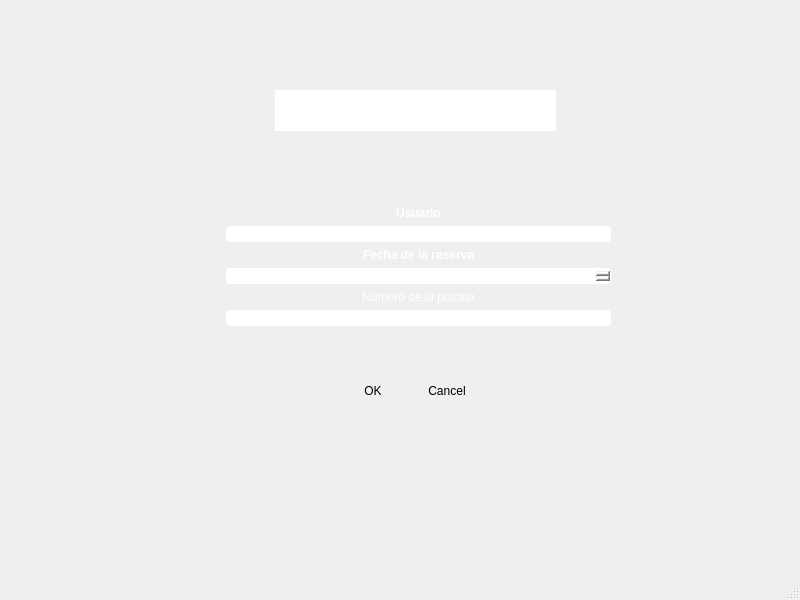
<?xml version="1.0" encoding="UTF-8"?>
<ui version="4.0">
 <class>MainWindow</class>
 <widget class="QMainWindow" name="MainWindow">
  <property name="geometry">
   <rect>
    <x>0</x>
    <y>0</y>
    <width>800</width>
    <height>600</height>
   </rect>
  </property>
  <property name="windowTitle">
   <string>MainWindow</string>
  </property>
  <property name="styleSheet">
   <string notr="true">background-color: &quot;#60ACE9&quot;;
</string>
  </property>
  <widget class="QWidget" name="centralwidget">
   <widget class="QTextBrowser" name="textBrowser">
    <property name="geometry">
     <rect>
      <x>275</x>
      <y>90</y>
      <width>281</width>
      <height>41</height>
     </rect>
    </property>
    <property name="styleSheet">
     <string notr="true">color: white; 
font: 75 10pt &quot;Candara&quot;;
border-radius: 5px; 
border: 1px solid &quot;#E0E0E0&quot;;</string>
    </property>
    <property name="html">
     <string>&lt;!DOCTYPE HTML PUBLIC &quot;-//W3C//DTD HTML 4.0//EN&quot; &quot;http://www.w3.org/TR/REC-html40/strict.dtd&quot;&gt;
&lt;html&gt;&lt;head&gt;&lt;meta name=&quot;qrichtext&quot; content=&quot;1&quot; /&gt;&lt;style type=&quot;text/css&quot;&gt;
p, li { white-space: pre-wrap; }
&lt;/style&gt;&lt;/head&gt;&lt;body style=&quot; font-family:'Candara'; font-size:10pt; font-weight:72; font-style:normal;&quot;&gt;
&lt;p align=&quot;center&quot; style=&quot; margin-top:0px; margin-bottom:0px; margin-left:0px; margin-right:0px; -qt-block-indent:0; text-indent:0px;&quot;&gt;&lt;span style=&quot; font-family:'MS Shell Dlg 2'; font-size:14pt; font-weight:600; color:#ffffff;&quot;&gt;Cancelación de reserva&lt;/span&gt;&lt;/p&gt;&lt;/body&gt;&lt;/html&gt;</string>
    </property>
   </widget>
   <widget class="QDialogButtonBox" name="buttonBox">
    <property name="geometry">
     <rect>
      <x>330</x>
      <y>380</y>
      <width>156</width>
      <height>23</height>
     </rect>
    </property>
    <property name="styleSheet">
     <string notr="true">border-radius: 2px; 
background-color: &quot;#E0E0E0&quot;;
color: black; 
padding: 0px 20px 0px 20px; </string>
    </property>
    <property name="standardButtons">
     <set>QDialogButtonBox::Cancel|QDialogButtonBox::Ok</set>
    </property>
   </widget>
   <widget class="QWidget" name="formLayoutWidget">
    <property name="geometry">
     <rect>
      <x>220</x>
      <y>150</y>
      <width>391</width>
      <height>231</height>
     </rect>
    </property>
    <layout class="QFormLayout" name="formLayout">
     <property name="formAlignment">
      <set>Qt::AlignCenter</set>
     </property>
     <item row="0" column="1">
      <widget class="QLabel" name="usuarioLabel">
       <property name="styleSheet">
        <string notr="true">color: white; 
font: 75 10pt &quot;Candara&quot;;
</string>
       </property>
       <property name="text">
        <string>&lt;html&gt;&lt;head/&gt;&lt;body&gt;&lt;p&gt;&lt;span style=&quot; font-weight:600;&quot;&gt;Usuario&lt;/span&gt;&lt;/p&gt;&lt;/body&gt;&lt;/html&gt;</string>
       </property>
       <property name="alignment">
        <set>Qt::AlignCenter</set>
       </property>
      </widget>
     </item>
     <item row="1" column="1">
      <widget class="QLineEdit" name="usuarioLineEdit">
       <property name="styleSheet">
        <string notr="true">border-radius: 4px; 
border: 2px solid &quot;#E0E0E0&quot;;</string>
       </property>
       <property name="text">
        <string/>
       </property>
       <property name="alignment">
        <set>Qt::AlignCenter</set>
       </property>
      </widget>
     </item>
     <item row="2" column="1">
      <widget class="QLabel" name="correoElectronicoLabel">
       <property name="styleSheet">
        <string notr="true">color: white; 
font: 75 10pt &quot;Candara&quot;;</string>
       </property>
       <property name="text">
        <string>&lt;html&gt;&lt;head/&gt;&lt;body&gt;&lt;p&gt;&lt;span style=&quot; font-weight:600;&quot;&gt;Fecha de la reserva&lt;/span&gt;&lt;/p&gt;&lt;/body&gt;&lt;/html&gt;</string>
       </property>
       <property name="alignment">
        <set>Qt::AlignCenter</set>
       </property>
      </widget>
     </item>
     <item row="3" column="1">
      <widget class="QDateEdit" name="dateEdit">
       <property name="styleSheet">
        <string notr="true">border: 2px solid &quot;#E0E0E0&quot;;
border-radius: 4px;
color: white; 
align: center; </string>
       </property>
      </widget>
     </item>
     <item row="4" column="1">
      <widget class="QLabel" name="numContactLabel">
       <property name="styleSheet">
        <string notr="true">color: white; 
font: 75 10pt &quot;Candara&quot;;</string>
       </property>
       <property name="text">
        <string>&lt;html&gt;&lt;head/&gt;&lt;body&gt;&lt;p&gt;Número de la piscina&lt;/p&gt;&lt;/body&gt;&lt;/html&gt;</string>
       </property>
       <property name="alignment">
        <set>Qt::AlignCenter</set>
       </property>
      </widget>
     </item>
     <item row="5" column="1">
      <widget class="QLineEdit" name="numContactLineEdit">
       <property name="styleSheet">
        <string notr="true">border-radius: 4px; 
border: 2px solid &quot;#E0E0E0&quot;;</string>
       </property>
       <property name="alignment">
        <set>Qt::AlignCenter</set>
       </property>
      </widget>
     </item>
    </layout>
   </widget>
  </widget>
  <widget class="QStatusBar" name="statusbar"/>
 </widget>
 <resources/>
 <connections/>
</ui>
